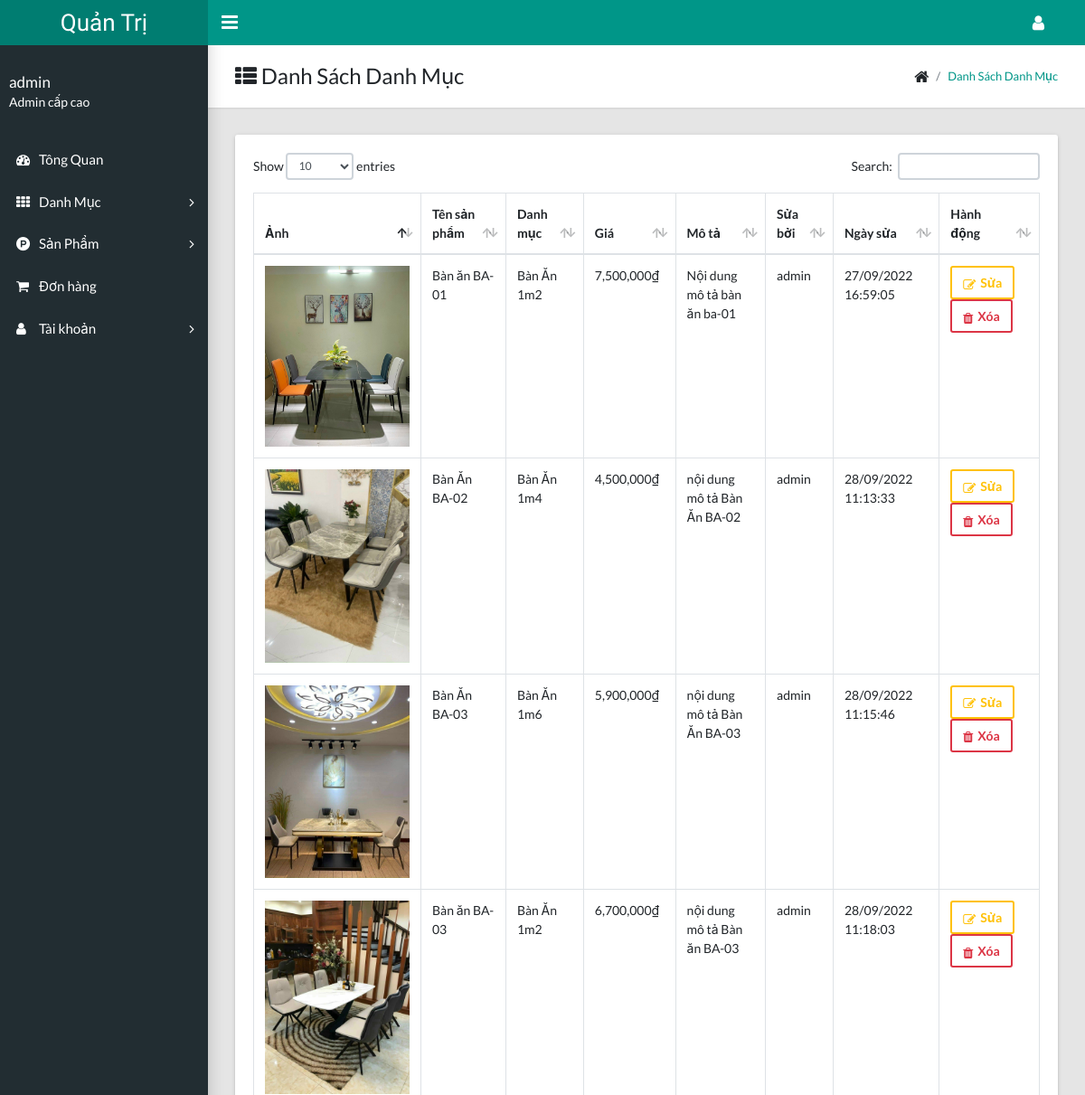
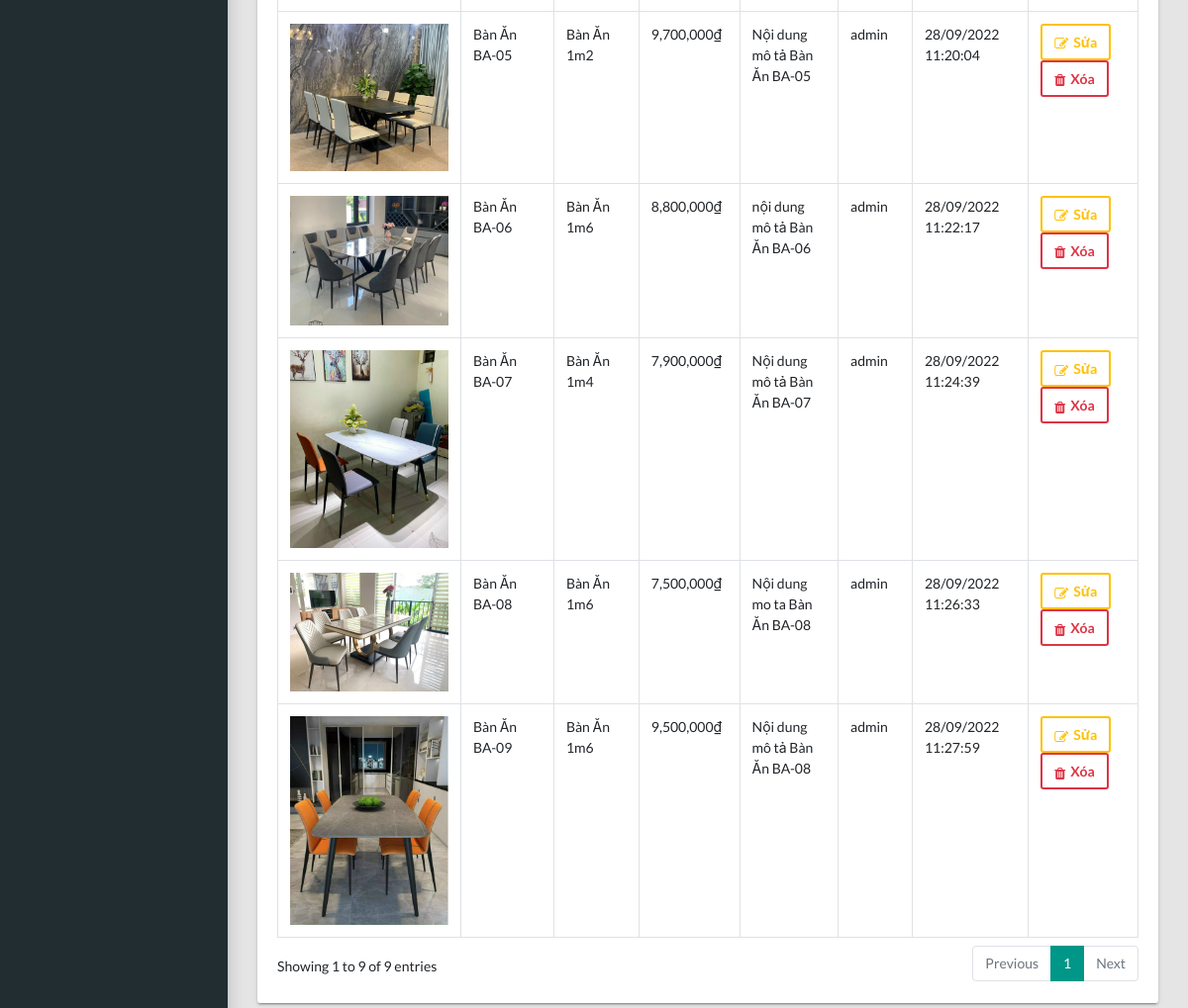
/admin/products.php (signed in), run on the app's committed database (2 pictures, top to bottom).
### tables this page shows
CREATE TABLE `products` (
  `id` int(11) NOT NULL,
  `name` tinytext NOT NULL,
  `price` int(11) NOT NULL,
  `img` varchar(225) NOT NULL,
  `information` longtext NOT NULL,
  `category` int(11) NOT NULL,
  `edited_by` tinytext NOT NULL,
  `last_update` varchar(75) NOT NULL
);

CREATE TABLE `categories` (
  `id` int(11) NOT NULL,
  `name` tinytext NOT NULL,
  `edited_by` tinytext NOT NULL,
  `last_update` varchar(75) NOT NULL
);

### admin/products.php (the view)
<?php include "includes/checkLogin.php" ?>
<?php include "includes/header.php" ?>
<main class="app-content">
  <div class="app-title">
    <div>
      <h1><i class="fa fa-th-list"></i> Danh Sách Danh Mục</h1>
    </div>
    <ul class="app-breadcrumb breadcrumb side">
      <li class="breadcrumb-item"><i class="fa fa-home fa-lg"></i></li>
      <li class="breadcrumb-item active"><a href="#">Danh Sách Danh Mục</a></li>
    </ul>
  </div>
  <div class="row">
    <div class="col-md-12">
      <div class="tile">
        <div class="tile-body">
          <div class="table-responsive">
            <table class="table table-hover table-bordered" id="sampleTable">
              <thead>
                <tr>
                  <th>Ảnh</th>
                  <th>Tên sản phẩm</th>
                  <th>Danh mục</th>
                  <th>Giá</th>
                  <th>Mô tả</th>
                  <th>Sửa bởi</th>
                  <th>Ngày sửa</th>
                  <th>Hành động</th>
                </tr>
              </thead>
              <tbody>
                <?php
                 $query = mysqli_query($conn, "SELECT * FROM `products`");
                 if (mysqli_num_rows($query) > 0) {
                   while ($row = mysqli_fetch_array($query)) {
                    $query_category= mysqli_query($conn, "SELECT `name` FROM `categories` WHERE `id` = '{$row['category']}'");
                    $category = mysqli_fetch_array($query_category);
                ?>
                <tr>
                  <td><img width="160" src="../<?php echo $row['img'];?>"></td>
                  <td><?php echo $row['name']?></td>
                  <td><?php echo $category['name']?></td>
                  <td><?php echo number_format($row['price'])?>₫</td>
                  <td><?php echo $row['information']?></td>
                  <td><?php echo $row['edited_by']?></td>
                  <td><?php echo $row['last_update']?></td>
                  <td><a class="btn btn-outline-warning" href="edit_product.php?id=<?php echo $row['id'];?>"><i class="fa fa-pencil-square-o"></i>Sửa</a>&nbsp;&nbsp;&nbsp;<a class="btn btn-outline-danger" href="delete_product.php?id=<?php echo $row['id'];?>" onclick="return confirm('Bạn chắc muốn xóa?')"><i class="fa fa-trash"></i>Xóa</a></td>
                </tr>
                <?php } }?>
              </tbody>
            </table>
          </div>
        </div>
      </div>
    </div>
  </div>
</main>
<?php include "includes/footer.php" ?>

### admin/includes/header.php (shortened to what this page needs)
<!DOCTYPE html>
<html lang="en">
  <head>
    <link rel="stylesheet" type="text/css" href="css/main.css?r='+ Math.floor(Math.random()*100) +'">
    <link rel="stylesheet" type="text/css" href="https://maxcdn.bootstrapcdn.com/font-awesome/4.7.0/css/font-awesome.min.css">
  </head>
  <body class="app sidebar-mini">
    <header class="app-header"><a class="app-header__logo" href="index.html">Quản Trị</a>
      <a class="app-sidebar__toggle" href="#" data-toggle="sidebar" aria-label="Hide Sidebar"></a>
      <ul class="app-nav">
        <li class="dropdown"><a class="app-nav__item" href="#" data-toggle="dropdown" aria-label="Open Profile Menu"><i class="fa fa-user fa-lg"></i></a>
        </li>
      </ul>
    </header>
    <aside class="app-sidebar">
      <div class="app-sidebar__user">
        <div>
          <p class="app-sidebar__user-name"><?php echo $_SESSION['USER_NAME']?></p>
          <p class="app-sidebar__user-designation"><?php switch ($_SESSION['USER_LEVEL']) {
                                  case 1:
                                      echo "Admin cấp cao";
                                      break;
                                };
                          ?></p>
        </div>
      </div>
      <ul class="app-menu">
      <li><a class="app-menu__item" href="index.php"><i class="app-menu__icon fa fa-dashboard"></i><span class="app-menu__label">Tông Quan</span></a></li>
      <li class="treeview"><a class="app-menu__item" href="#" data-toggle="treeview"><i class="app-menu__icon fa fa-th"></i><span class="app-menu__label">Danh Mục</span><i class="treeview-indicator fa fa-angle-right"></i></a>
      </li>
      <li class="treeview"><a class="app-menu__item" href="#" data-toggle="treeview"><i class="app-menu__icon fa fa-product-hunt"></i><span class="app-menu__label">Sản Phẩm</span><i class="treeview-indicator fa fa-angle-right"></i></a>
      </li>
      <li><a class="app-menu__item" href="orders.php"><i class="app-menu__icon fa fa-shopping-cart"></i><span class="app-menu__label">Đơn hàng</span></a></li>
      <?php
      if ($_SESSION['USER_LEVEL'] != 2) {
      ?>
      <li class="treeview"><a class="app-menu__item" href="#" data-toggle="treeview"><i class="app-menu__icon fa fa-user"></i><span class="app-menu__label">Tài khoản</span><i class="treeview-indicator fa fa-angle-right"></i></a>
      </li>
      <?php } ?>
    </ul>
  </aside>

### admin/includes/footer.php (shortened to what this page needs)
  </body>
</html>

### data on the page
products: img (picture), name "Bàn ăn BA-01", category.name "Bàn Ăn 1m2", price "7,500,000", information "Nội dung mô tả bàn ăn ba-01", edited_by "admin", last_update "27/09/2022 16:59:05"
products: img (picture), name "Bàn Ăn BA-02", category.name "Bàn Ăn 1m4", price "4,500,000", information "nội dung mô tả Bàn Ăn BA-02", edited_by "admin", last_update "28/09/2022 11:13:33"
products: img (picture), name "Bàn Ăn BA-03", category.name "Bàn Ăn 1m6", price "5,900,000", information "nội dung mô tả Bàn Ăn BA-03", edited_by "admin", last_update "28/09/2022 11:15:46"
products: img (picture), name "Bàn ăn BA-03", category.name "Bàn Ăn 1m2", price "6,700,000", information "nội dung mô tả Bàn ăn BA-03", edited_by "admin", last_update "28/09/2022 11:18:03"
products: img (picture), name "Bàn Ăn BA-05", category.name "Bàn Ăn 1m2", price "9,700,000", information "Nội dung mô tả Bàn Ăn BA-05", edited_by "admin", last_update "28/09/2022 11:20:04"
products: img (picture), name "Bàn Ăn BA-06", category.name "Bàn Ăn 1m6", price "8,800,000", information "nội dung mô tả Bàn Ăn BA-06", edited_by "admin", last_update "28/09/2022 11:22:17"
products: img (picture), name "Bàn Ăn BA-07", category.name "Bàn Ăn 1m4", price "7,900,000", information "Nội dung mô tả Bàn Ăn BA-07", edited_by "admin", last_update "28/09/2022 11:24:39"
products: img (picture), name "Bàn Ăn BA-08", category.name "Bàn Ăn 1m6", price "7,500,000", information "Nội dung mo ta Bàn Ăn BA-08", edited_by "admin", last_update "28/09/2022 11:26:33"
products: img (picture), name "Bàn Ăn BA-09", category.name "Bàn Ăn 1m6", price "9,500,000", information "Nội dung mô tả Bàn Ăn BA-08", edited_by "admin", last_update "28/09/2022 11:27:59"

### other printed values
$_SESSION['USER_NAME'] "admin"
